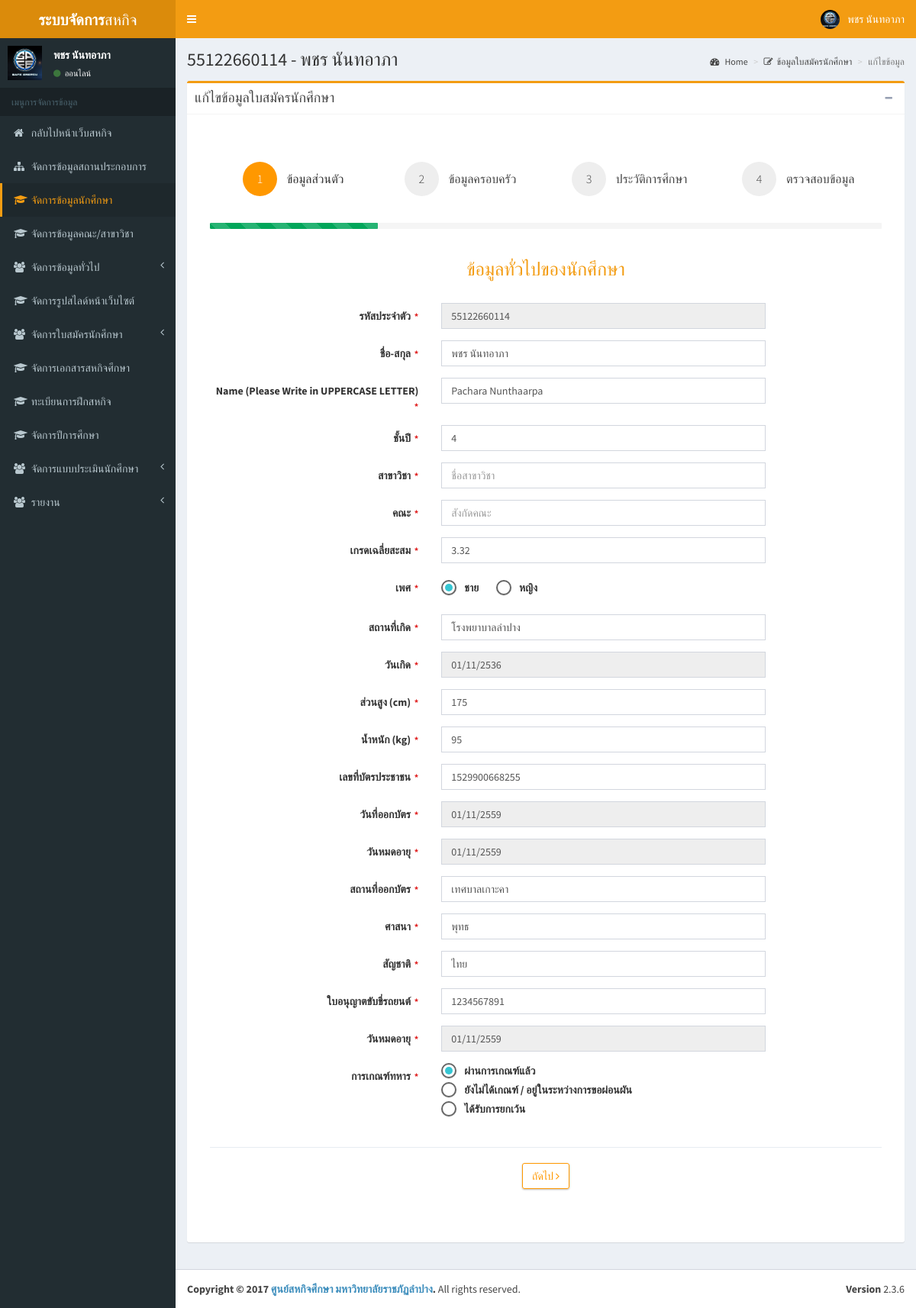
Page /cms/student/student_info.php?page=student&id=30 (signed in) on the committed database.
### tables this page shows
CREATE TABLE `tbl_student` (
  `id` int(11) NOT NULL,
  `user_id` int(11) NOT NULL,
  `name_en` varchar(100) NOT NULL,
  `major_id` int(11) NOT NULL,
  `faculty_id` int(11) NOT NULL,
  `gpa` varchar(4) NOT NULL,
  `gender` varchar(1) NOT NULL,
  `birthplace` varchar(50) NOT NULL,
  `birthdate` date NOT NULL,
  `height` varchar(5) NOT NULL,
  `weight` varchar(5) NOT NULL,
  `id_card` varchar(13) NOT NULL,
  `date_issued` date NOT NULL,
  `expiry_date` date NOT NULL,
  `issued_at` varchar(50) NOT NULL,
  `religion` varchar(50) NOT NULL,
  `nationality` varchar(32) NOT NULL,
  `driving_license` varchar(10) NOT NULL,
  `expiry_driving` date NOT NULL,
  `conscription` varchar(1) NOT NULL,
  `father_name` varchar(100) NOT NULL,
  `father_career` varchar(50) NOT NULL,
  `father_workplace` varchar(64) NOT NULL,
  `father_phone` varchar(16) NOT NULL,
  `mother_name` varchar(100) NOT NULL,
  `mother_career` varchar(50) NOT NULL,
  `mother_workplace` varchar(64) NOT NULL,
  `mother_phone` varchar(16) NOT NULL,
  `parent_address` text NOT NULL,
  `parent_phone` varchar(16) NOT NULL,
  `permanent_address` text NOT NULL,
  `permanent_phone` varchar(16) NOT NULL,
  `contact_address` text NOT NULL,
  `contact_phone` varchar(16) NOT NULL,
  `mobile_phone` varchar(16) NOT NULL,
  `email` varchar(100) NOT NULL,
  `check_address` varchar(2) NOT NULL,
  `emer_name` varchar(100) NOT NULL,
  `emer_address` text NOT NULL,
  `emer_phone` varchar(16) NOT NULL,
  `update_date` date NOT NULL,
  `user_update` int(11) NOT NULL,
  `year_id` int(11) NOT NULL
);

### cms/student/student_info.php (the view, shortened to what the rows shown need)
<?php
include("../header.php");
include("../sidebar.php");
include("../../class/DateSwitch.Bootstrap.php");
$id = $_GET["id"];
$sql->table="tbl_authentication";
$sql->condition="WHERE id='$id'";
$queryUser = $sql->select();
$resultUser = mysqli_fetch_assoc($queryUser);
$sql->table="tbl_student";
$sql->condition="WHERE user_id='$id'";
$queryStudent = $sql->select();
$resultStudent = mysqli_fetch_assoc($queryStudent);
?>
<link rel="stylesheet" type="text/css" href="../../css/select2.min.css">
<link rel="stylesheet" type="text/css" href="../../css/select2-bootstrap.min.css">
<link rel="stylesheet" type="text/css" href="../../css/input-form-wizard.css">
<link rel="stylesheet" type="text/css" href="../../css/form-group.css">
<link rel="stylesheet" type="text/css" href="../../css/cms-forminput.css">
<link rel="stylesheet" type="text/css" href="../../css/datepicker3.css">
<div class="content-wrapper">
	<section class="content-header">
		<h1>
			<?php echo $resultUser["username"]; ?> - <?php echo $resultUser["name"]; ?>
		</h1>
		<ol class="breadcrumb">
			<li><a href="#"><i class="fa fa-dashboard"></i> Home</a></li>
			<li><a href="index.php?page=<?php echo $_GET["page"]; ?>"><i class="fa fa-edit"></i>ข้อมูลใบสมัครนักศึกษา</a></li>
			<li class="active">แก้ไขข้อมูล </li>
		</ol>
	</section>
	<section class="content">
		<div class="row">
			<div class="col-md-12">
				<div class="box box-warning">
						<div class="box-body">
							<div class="portlet light" id="form_wizard_1">
								<div class="portlet-body form">
									<form class="form-horizontal" action="do_info.php?page=<?php echo $_GET["page"]; ?>" id="submit_form" method="POST">
										<div class="form-wizard">
											<div class="form-body">
												<div class="tab-content">
														<div class="tab-pane active" id="tab1">
															<div class="form-group">
																<div class="col-md-6">
																	<input type="text" class="form-control" name="stu_id" value="<?php echo $resultUser["username"]; ?>" readonly />
																</div>
															</div>
															<div class="form-group">
																<div class="col-md-6">
																	<input type="text" class="form-control" name="name_th" value="<?php echo $resultUser["name"]; ?>" placeholder="กรอกชื่อ-นามสกุล" required />
																</div>
															</div>
															<div class="form-group">
																<div class="col-md-6">
																	<input type="text" class="form-control" name="name_en" value="<?php echo $resultStudent["name_en"]; ?>" placeholder="กรอกชื่อ-นามสกุล เป็นภาษาอังกฤษ (ตัวพิมพ์ใหญ่เท่านั้น)" required />
																</div>
															</div>
															<div class="form-group">
																<div class="col-md-6">
																	<input type="text" class="form-control" name="class_year" value="<?php echo $resultUser["status_id"]; ?>" placeholder="ชั้นปี">
																</div>
															</div>
															<div class="form-group">
																<div class="col-md-6">
																	<input type="text" class="form-control" name="gpa" value="<?php echo $resultStudent["gpa"]; ?>" placeholder="เกรดเฉลี่ยปัจุจบัน" required />
																</div>
															</div>
															<div class="form-group">
																<div class="col-md-6">
																	<input type="text" class="form-control" name="birthplace" value="<?php echo $resultStudent["birthplace"]; ?>" placeholder="สถานที่เกิด" required />
																</div>
															</div>
															<div class="form-group">
																<div class="col-md-6">
																	<input type="text" class="form-control dateTimePicker" name="birthdate" value="<?php if($resultStudent["birthdate"] != "0000-00-00") { echo DateOutSQL($resultStudent["birthdate"]); } ?>" data-date="dtp" placeholder="กรุณาเลือก วัน/เดือนน/ปี เกิด" required readonly />
																</div>
															</div>
															<div class="form-group">
																<div class="col-md-6">
																	<input type="number" class="form-control" name="height" value="<?php echo $resultStudent["height"]; ?>" placeholder="ส่วนสูง (เซนติเมตร)" required />
																</div>
															</div>
															<div class="form-group">
																<div class="col-md-6">
																	<input type="number" class="form-control" name="weight" value="<?php echo $resultStudent["weight"]; ?>" placeholder="น้ำหนัก (กิโลกรัม)" required />
																</div>
															</div>
															<div class="form-group">
																<div class="col-md-6">
																	<input type="text" class="form-control" name="id_card" value="<?php echo $resultStudent["id_card"]; ?>" placeholder="รหัสบัตรประจำตัวประชาชน" required />
																</div>
															</div>
															<div class="form-group">
																<div class="col-md-6">
																	<input type="text" class="form-control dateTimePicker" name="date_issued" value="<?php if($resultStudent["date_issued"] != "0000-00-00") { echo DateOutSQL($resultStudent["date_issued"]); } ?>" data-date="dtp" placeholder="วันที่ออกบัตร" readonly required />
																</div>
															</div>
															<div class="form-group">
																<div class="col-md-6">
																	<input type="text" class="form-control dateTimePicker" name="expiry_date" value="<?php if($resultStudent["expiry_date"] != "0000-00-00") { echo DateOutSQL($resultStudent["expiry_date"]); } ?>" data-date="dtp" placeholder="วันที่บัตรหมดอายุ" readonly required />
																</div>
															</div>
															<div class="form-group">
																<div class="col-md-6">
																	<input type="text" class="form-control" name="issued_at" value="<?php echo $resultStudent["issued_at"]; ?>" placeholder="สถานที่ออกบัตร" required />
																</div>
															</div>
															<div class="form-group">
																<div class="col-md-6">
																	<input type="text" class="form-control" name="religion" value="<?php echo $resultStudent["religion"]; ?>" placeholder="ศาสนา" required />
																</div>
															</div>
															<div class="form-group">
																<div class="col-md-6">
																	<input type="text" class="form-control" name="nationality" value="<?php echo $resultStudent["nationality"]; ?>" placeholder="ระบุสัญชาติ" required />
																</div>
															</div>
															<div class="form-group">
																<div class="col-md-6">
																	<input type="text" class="form-control" name="driving_license" value="<?php echo $resultStudent["driving_license"]; ?>" placeholder="กรอกรหัสใบอนุญาติขับขี่รถยนต์" required />
																</div>
															</div>
															<div class="form-group">
																<div class="col-md-6">
																	<input type="text" class="form-control dateTimePicker" name="expiry_driving" value="<?php if($resultStudent["expiry_driving"] != "0000-00-00") { echo DateOutSQL($resultStudent["expiry_driving"]); } ?>" data-date="dtp" placeholder="วันหมดอายุของใบอนุญาติขับขี่ฯ" readonly required />
																</div>
															</div>
														</div>
													</div>
												</div>
											</div>
										</form>
									</div>
								</div>
							</div>
						</div>
					</div>
				</div>
			</section>
		</div>
		<?php include("../footer.php"); ?>

### cms/header.php (shortened to what the rows shown need)
<?php
include("../../class/session_check.php");
?>
<!DOCTYPE html>
<html>
<head>
    <link rel="stylesheet" type="text/css" href="../../css/bootstrap.min.css">
    <link rel="stylesheet" type="text/css" href="../../css/font-awesome.min.css">
    <link rel="stylesheet" type="text/css" href="../../css/sweetalert.css">
    <link rel="stylesheet" type="text/css" href="../../css/dataTables.bootstrap.min.css">
    <link rel="stylesheet" type="text/css" href="../../css/responsive.bootstrap.min.css">
    <link rel="stylesheet" type="text/css" href="../../css/AdminLTE.min.css">
    <link rel="stylesheet" type="text/css" href="../../css/skin-yellow.min.css">
    <link rel="stylesheet" type="text/css" href="../../css/cms-style.css">
    <link rel="stylesheet" type="text/css" href="../../css/bootstrap3-wysihtml5.min.css">
</head>
<body class="hold-transition skin-yellow sidebar-mini fixed">
    <div class="wrapper">
        <header class="main-header">
            <nav class="navbar navbar-static-top">
                <div class="navbar-custom-menu">
                    <ul class="nav navbar-nav">
                        <li class="dropdown user user-menu">
                            <a href="javascript:;" class="dropdown-toggle" data-toggle="dropdown">
                                <?php
                                if(!empty($resultAdmin["picture"])) { ?>
                                    <img src="../../upload/profile/<?php echo $resultAdmin["picture"]; ?>" class="user-image" alt="User Image">
                                <?php
                                } else { ?>
                                    <img src="../../img/default_user.png" class="user-image" alt="User Image">
                                <?php } ?>
                                <span class="hidden-xs"><?php echo $resultAdmin["name"]; ?></span>
                            </a>
                        </li>
                    </ul>
                </div>
            </nav>
        </header>

### cms/sidebar.php (shortened to what the rows shown need)
<aside class="main-sidebar">
	<section class="sidebar">
		<div class="user-panel">
			<div class="pull-left image">
				<?php
                if(!empty($resultAdmin["picture"])) { ?>
                <img src="../../upload/profile/<?php echo $resultAdmin["picture"]; ?>" class="user-image" alt="User Image">
                <?php
            } else { ?>
            <img src="../../img/default_user.png" class="user-image" alt="User Image">
            <?php } ?>
        </div>
        <div class="pull-left info">
            <p><?php echo $resultAdmin['name']; ?></p>
            <a href="#"><i class="fa fa-circle text-success"></i> ออนไลน์</a>
        </div>
    </div>
</section>
</aside>

### rows in the picture
tbl_student: name_en "Pachara Nunthaarpa", gpa "3.32", birthplace "โรงพยาบาลลำปาง", birthdate "01/11/2536", height "175", weight "95", id_card "1529900668255", date_issued "01/11/2559", expiry_date "01/11/2559", issued_at "เทศบาลเกาะคา", religion "พุทธ", nationality "ไทย", driving_license "1234567891", expiry_driving "01/11/2559"

### other values in the picture
$resultAdmin["name"] "พชร นันทอาภา"
$resultAdmin['name'] "พชร นันทอาภา"
$resultUser["username"] "55122660114"
$resultUser["name"] "พชร นันทอาภา"
